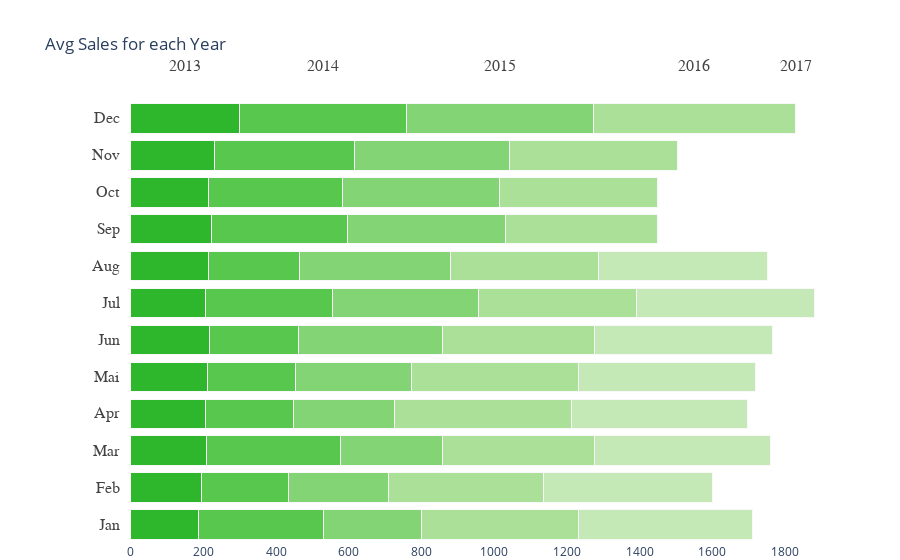

This figure's notebook cell:
### Markdown cell above
다양한 변수에 따라 변동하는 매출액에 대한 기초 이해





### month and year에 따른 매출변동

### Code cell
# data 
df_2013 = df_visualization[df_visualization['year']==2013][['month','sales']]
df_2013 = df_2013.groupby('month').agg({"sales" : "mean"}).reset_index().rename(columns={'sales':'s13'})
df_2014 = df_visualization[df_visualization['year']==2014][['month','sales']]
df_2014 = df_2014.groupby('month').agg({"sales" : "mean"}).reset_index().rename(columns={'sales':'s14'})
df_2015 = df_visualization[df_visualization['year']==2015][['month','sales']]
df_2015 = df_2015.groupby('month').agg({"sales" : "mean"}).reset_index().rename(columns={'sales':'s15'})
df_2016 = df_visualization[df_visualization['year']==2016][['month','sales']]
df_2016 = df_2016.groupby('month').agg({"sales" : "mean"}).reset_index().rename(columns={'sales':'s16'})
df_2017 = df_visualization[df_visualization['year']==2017][['month','sales']]
df_2017 = df_2017.groupby('month').agg({"sales" : "mean"}).reset_index()
df_2017_no = pd.DataFrame({'month': [9,10,11,12], 'sales':[0,0,0,0]})
df_2017 = df_2017.append(df_2017_no).rename(columns={'sales':'s17'})
df_year = df_2013.merge(df_2014,on='month').merge(df_2015,on='month').merge(df_2016,on='month').merge(df_2017,on='month')

# top levels
top_labels = ['2013', '2014', '2015', '2016', '2017']

colors = ['#2EB62C', '#57C84D',
          '#83D475', '#ABE098',
          '#C5E8B7']

# X axis value 
df_year = df_year[['s13','s14','s15','s16','s17']].replace(np.nan,0)
x_data = df_year.values

# y axis value (Month)
df_2013['month'] =['Jan','Feb','Mar','Apr','Mai','Jun','Jul','Aug','Sep','Oct','Nov','Dec']
y_data = df_2013['month'].tolist()

# create plotly figure
fig = go.Figure()
for i in range(0, len(x_data[0])):
    for xd, yd in zip(x_data, y_data):
        fig.add_trace(go.Bar(
            x=[xd[i]], y=[yd],
            orientation='h',
            marker=dict(
                color=colors[i],
                line=dict(color='rgb(248, 248, 249)', width=1)
            )
        ))

fig.update_layout(title='Avg Sales for each Year',
    xaxis=dict(showgrid=False, 
               zeroline=False, domain=[0.15, 1]),
    yaxis=dict(showgrid=False, showline=False,
               showticklabels=False, zeroline=False),
    barmode='stack',
    plot_bgcolor='#fff', 
    paper_bgcolor='#fff',
    margin=dict(l=0, r=50, t=100, b=10),
    showlegend=False, 
)

annotations = []
for yd, xd in zip(y_data, x_data):  
    # labeling the y-axis
    annotations.append(dict(xref='paper', yref='y',
                            x=0.14, y=yd,
                            xanchor='right',
                            text=str(yd),
                            font=dict(family='verdana', size=16,
                                      color='rgb(67, 67, 67)'),
                            showarrow=False, align='right'))
    
    # labeling the first Likert scale (on the top)
    if yd == y_data[-1]:
        annotations.append(dict(xref='x', yref='paper',
                                x=xd[0] / 2, y=1.1,
                                text=top_labels[0],
                                font=dict(family='verdana ', size=16,
                                          color='rgb(67, 67, 67)'),
                                showarrow=False))
        
    space = xd[0]
    for i in range(1, len(xd)):        
            # labeling the Likert scale
            if yd == y_data[-1]:
                annotations.append(dict(xref='x', yref='paper',
                                        x=space + (xd[i]/2), y=1.1,
                                        text=top_labels[i],
                                        font=dict(family='verdana ', size=16,
                                                  color='rgb(67, 67, 67)'),
                                        showarrow=False))
            space += xd[i]
            
fig.update_layout(
    annotations=annotations)
fig.show()

### Figure 1 — Plotly figure (JSON) as saved in the notebook; plotly's stock layout.template omitted (floating-point values rounded to 4 significant figures)
{"data": [{"marker": {"color": "#2EB62C", "line": {"color": "rgb(248, 248, 249)", "width": 1}}, "orientation": "h", "type": "bar", "x": [187.0], "y": ["Jan"]}, {"marker": {"color": "#2EB62C", "line": {"color": "rgb(248, 248, 249)", "width": 1}}, "orientation": "h", "type": "bar", "x": [193.6], "y": ["Feb"]}, {"marker": {"color": "#2EB62C", "line": {"color": "rgb(248, 248, 249)", "width": 1}}, "orientation": "h", "type": "bar", "x": [206.9], "y": ["Mar"]}, {"marker": {"color": "#2EB62C", "line": {"color": "rgb(248, 248, 249)", "width": 1}}, "orientation": "h", "type": "bar", "x": [205.6], "y": ["Apr"]}, {"marker": {"color": "#2EB62C", "line": {"color": "rgb(248, 248, 249)", "width": 1}}, "orientation": "h", "type": "bar", "x": [210.2], "y": ["Mai"]}, {"marker": {"color": "#2EB62C", "line": {"color": "rgb(248, 248, 249)", "width": 1}}, "orientation": "h", "type": "bar", "x": [215.7], "y": ["Jun"]}, {"marker": {"color": "#2EB62C", "line": {"color": "rgb(248, 248, 249)", "width": 1}}, "orientation": "h", "type": "bar", "x": [204.0], "y": ["Jul"]}, {"marker": {"color": "#2EB62C", "line": {"color": "rgb(248, 248, 249)", "width": 1}}, "orientation": "h", "type": "bar", "x": [212.5], "y": ["Aug"]}, {"marker": {"color": "#2EB62C", "line": {"color": "rgb(248, 248, 249)", "width": 1}}, "orientation": "h", "type": "bar", "x": [220.6], "y": ["Sep"]}, {"marker": {"color": "#2EB62C", "line": {"color": "rgb(248, 248, 249)", "width": 1}}, "orientation": "h", "type": "bar", "x": [213.2], "y": ["Oct"]}, {"marker": {"color": "#2EB62C", "line": {"color": "rgb(248, 248, 249)", "width": 1}}, "orientation": "h", "type": "bar", "x": [231.1], "y": ["Nov"]}, {"marker": {"color": "#2EB62C", "line": {"color": "rgb(248, 248, 249)", "width": 1}}, "orientation": "h", "type": "bar", "x": [298.7], "y": ["Dec"]}, {"marker": {"color": "#57C84D", "line": {"color": "rgb(248, 248, 249)", "width": 1}}, "orientation": "h", "type": "bar", "x": [342.3], "y": ["Jan"]}, {"marker": {"color": "#57C84D", "line": {"color": "rgb(248, 248, 249)", "width": 1}}, "orientation": "h", "type": "bar", "x": [241.3], "y": ["Feb"]}, {"marker": {"color": "#57C84D", "line": {"color": "rgb(248, 248, 249)", "width": 1}}, "orientation": "h", "type": "bar", "x": [368.7], "y": ["Mar"]}, {"marker": {"color": "#57C84D", "line": {"color": "rgb(248, 248, 249)", "width": 1}}, "orientation": "h", "type": "bar", "x": [240.6], "y": ["Apr"]}, {"marker": {"color": "#57C84D", "line": {"color": "rgb(248, 248, 249)", "width": 1}}, "orientation": "h", "type": "bar", "x": [242.2], "y": ["Mai"]}, {"marker": {"color": "#57C84D", "line": {"color": "rgb(248, 248, 249)", "width": 1}}, "orientation": "h", "type": "bar", "x": [244.6], "y": ["Jun"]}, {"marker": {"color": "#57C84D", "line": {"color": "rgb(248, 248, 249)", "width": 1}}, "orientation": "h", "type": "bar", "x": [350.8], "y": ["Jul"]}, {"marker": {"color": "#57C84D", "line": {"color": "rgb(248, 248, 249)", "width": 1}}, "orientation": "h", "type": "bar", "x": [251.4], "y": ["Aug"]}, {"marker": {"color": "#57C84D", "line": {"color": "rgb(248, 248, 249)", "width": 1}}, "orientation": "h", "type": "bar", "x": [374.5], "y": ["Sep"]}, {"marker": {"color": "#57C84D", "line": {"color": "rgb(248, 248, 249)", "width": 1}}, "orientation": "h", "type": "bar", "x": [369.2], "y": ["Oct"]}, {"marker": {"color": "#57C84D", "line": {"color": "rgb(248, 248, 249)", "width": 1}}, "orientation": "h", "type": "bar", "x": [384.1], "y": ["Nov"]}, {"marker": {"color": "#57C84D", "line": {"color": "rgb(248, 248, 249)", "width": 1}}, "orientation": "h", "type": "bar", "x": [459.8], "y": ["Dec"]}, {"marker": {"color": "#83D475", "line": {"color": "rgb(248, 248, 249)", "width": 1}}, "orientation": "h", "type": "bar", "x": [269.7], "y": ["Jan"]}, {"marker": {"color": "#83D475", "line": {"color": "rgb(248, 248, 249)", "width": 1}}, "orientation": "h", "type": "bar", "x": [275.4], "y": ["Feb"]}, {"marker": {"color": "#83D475", "line": {"color": "rgb(248, 248, 249)", "width": 1}}, "orientation": "h", "type": "bar", "x": [282.4], "y": ["Mar"]}, {"marker": {"color": "#83D475", "line": {"color": "rgb(248, 248, 249)", "width": 1}}, "orientation": "h", "type": "bar", "x": [279.7], "y": ["Apr"]}, {"marker": {"color": "#83D475", "line": {"color": "rgb(248, 248, 249)", "width": 1}}, "orientation": "h", "type": "bar", "x": [321.0], "y": ["Mai"]}, {"marker": {"color": "#83D475", "line": {"color": "rgb(248, 248, 249)", "width": 1}}, "orientation": "h", "type": "bar", "x": [397.2], "y": ["Jun"]}, {"marker": {"color": "#83D475", "line": {"color": "rgb(248, 248, 249)", "width": 1}}, "orientation": "h", "type": "bar", "x": [403.0], "y": ["Jul"]}, {"marker": {"color": "#83D475", "line": {"color": "rgb(248, 248, 249)", "width": 1}}, "orientation": "h", "type": "bar", "x": [415.7], "y": ["Aug"]}, {"marker": {"color": "#83D475", "line": {"color": "rgb(248, 248, 249)", "width": 1}}, "orientation": "h", "type": "bar", "x": [434.7], "y": ["Sep"]}, {"marker": {"color": "#83D475", "line": {"color": "rgb(248, 248, 249)", "width": 1}}, "orientation": "h", "type": "bar", "x": [432.2], "y": ["Oct"]}, {"marker": {"color": "#83D475", "line": {"color": "rgb(248, 248, 249)", "width": 1}}, "orientation": "h", "type": "bar", "x": [426.6], "y": ["Nov"]}, {"marker": {"color": "#83D475", "line": {"color": "rgb(248, 248, 249)", "width": 1}}, "orientation": "h", "type": "bar", "x": [513.8], "y": ["Dec"]}, {"marker": {"color": "#ABE098", "line": {"color": "rgb(248, 248, 249)", "width": 1}}, "orientation": "h", "type": "bar", "x": [434.1], "y": ["Jan"]}, {"marker": {"color": "#ABE098", "line": {"color": "rgb(248, 248, 249)", "width": 1}}, "orientation": "h", "type": "bar", "x": [424.7], "y": ["Feb"]}, {"marker": {"color": "#ABE098", "line": {"color": "rgb(248, 248, 249)", "width": 1}}, "orientation": "h", "type": "bar", "x": [418.7], "y": ["Mar"]}, {"marker": {"color": "#ABE098", "line": {"color": "rgb(248, 248, 249)", "width": 1}}, "orientation": "h", "type": "bar", "x": [488.1], "y": ["Apr"]}, {"marker": {"color": "#ABE098", "line": {"color": "rgb(248, 248, 249)", "width": 1}}, "orientation": "h", "type": "bar", "x": [457.7], "y": ["Mai"]}, {"marker": {"color": "#ABE098", "line": {"color": "rgb(248, 248, 249)", "width": 1}}, "orientation": "h", "type": "bar", "x": [419.6], "y": ["Jun"]}, {"marker": {"color": "#ABE098", "line": {"color": "rgb(248, 248, 249)", "width": 1}}, "orientation": "h", "type": "bar", "x": [432.6], "y": ["Jul"]}, {"marker": {"color": "#ABE098", "line": {"color": "rgb(248, 248, 249)", "width": 1}}, "orientation": "h", "type": "bar", "x": [406.4], "y": ["Aug"]}, {"marker": {"color": "#ABE098", "line": {"color": "rgb(248, 248, 249)", "width": 1}}, "orientation": "h", "type": "bar", "x": [419.3], "y": ["Sep"]}, {"marker": {"color": "#ABE098", "line": {"color": "rgb(248, 248, 249)", "width": 1}}, "orientation": "h", "type": "bar", "x": [435.0], "y": ["Oct"]}, {"marker": {"color": "#ABE098", "line": {"color": "rgb(248, 248, 249)", "width": 1}}, "orientation": "h", "type": "bar", "x": [462.9], "y": ["Nov"]}, {"marker": {"color": "#ABE098", "line": {"color": "rgb(248, 248, 249)", "width": 1}}, "orientation": "h", "type": "bar", "x": [557.1], "y": ["Dec"]}, {"marker": {"color": "#C5E8B7", "line": {"color": "rgb(248, 248, 249)", "width": 1}}, "orientation": "h", "type": "bar", "x": [476.6], "y": ["Jan"]}, {"marker": {"color": "#C5E8B7", "line": {"color": "rgb(248, 248, 249)", "width": 1}}, "orientation": "h", "type": "bar", "x": [466.0], "y": ["Feb"]}, {"marker": {"color": "#C5E8B7", "line": {"color": "rgb(248, 248, 249)", "width": 1}}, "orientation": "h", "type": "bar", "x": [483.4], "y": ["Mar"]}, {"marker": {"color": "#C5E8B7", "line": {"color": "rgb(248, 248, 249)", "width": 1}}, "orientation": "h", "type": "bar", "x": [482.2], "y": ["Apr"]}, {"marker": {"color": "#C5E8B7", "line": {"color": "rgb(248, 248, 249)", "width": 1}}, "orientation": "h", "type": "bar", "x": [487.2], "y": ["Mai"]}, {"marker": {"color": "#C5E8B7", "line": {"color": "rgb(248, 248, 249)", "width": 1}}, "orientation": "h", "type": "bar", "x": [488.7], "y": ["Jun"]}, {"marker": {"color": "#C5E8B7", "line": {"color": "rgb(248, 248, 249)", "width": 1}}, "orientation": "h", "type": "bar", "x": [489.9], "y": ["Jul"]}, {"marker": {"color": "#C5E8B7", "line": {"color": "rgb(248, 248, 249)", "width": 1}}, "orientation": "h", "type": "bar", "x": [465.1], "y": ["Aug"]}, {"marker": {"color": "#C5E8B7", "line": {"color": "rgb(248, 248, 249)", "width": 1}}, "orientation": "h", "type": "bar", "x": [0], "y": ["Sep"]}, {"marker": {"color": "#C5E8B7", "line": {"color": "rgb(248, 248, 249)", "width": 1}}, "orientation": "h", "type": "bar", "x": [0], "y": ["Oct"]}, {"marker": {"color": "#C5E8B7", "line": {"color": "rgb(248, 248, 249)", "width": 1}}, "orientation": "h", "type": "bar", "x": [0], "y": ["Nov"]}, {"marker": {"color": "#C5E8B7", "line": {"color": "rgb(248, 248, 249)", "width": 1}}, "orientation": "h", "type": "bar", "x": [0], "y": ["Dec"]}], "layout": {"annotations": [{"align": "right", "font": {"color": "rgb(67, 67, 67)", "family": "verdana", "size": 16}, "showarrow": false, "text": "Jan", "x": 0.14, "xanchor": "right", "xref": "paper", "y": "Jan", "yref": "y"}, {"align": "right", "font": {"color": "rgb(67, 67, 67)", "family": "verdana", "size": 16}, "showarrow": false, "text": "Feb", "x": 0.14, "xanchor": "right", "xref": "paper", "y": "Feb", "yref": "y"}, {"align": "right", "font": {"color": "rgb(67, 67, 67)", "family": "verdana", "size": 16}, "showarrow": false, "text": "Mar", "x": 0.14, "xanchor": "right", "xref": "paper", "y": "Mar", "yref": "y"}, {"align": "right", "font": {"color": "rgb(67, 67, 67)", "family": "verdana", "size": 16}, "showarrow": false, "text": "Apr", "x": 0.14, "xanchor": "right", "xref": "paper", "y": "Apr", "yref": "y"}, {"align": "right", "font": {"color": "rgb(67, 67, 67)", "family": "verdana", "size": 16}, "showarrow": false, "text": "Mai", "x": 0.14, "xanchor": "right", "xref": "paper", "y": "Mai", "yref": "y"}, {"align": "right", "font": {"color": "rgb(67, 67, 67)", "family": "verdana", "size": 16}, "showarrow": false, "text": "Jun", "x": 0.14, "xanchor": "right", "xref": "paper", "y": "Jun", "yref": "y"}, {"align": "right", "font": {"color": "rgb(67, 67, 67)", "family": "verdana", "size": 16}, "showarrow": false, "text": "Jul", "x": 0.14, "xanchor": "right", "xref": "paper", "y": "Jul", "yref": "y"}, {"align": "right", "font": {"color": "rgb(67, 67, 67)", "family": "verdana", "size": 16}, "showarrow": false, "text": "Aug", "x": 0.14, "xanchor": "right", "xref": "paper", "y": "Aug", "yref": "y"}, {"align": "right", "font": {"color": "rgb(67, 67, 67)", "family": "verdana", "size": 16}, "showarrow": false, "text": "Sep", "x": 0.14, "xanchor": "right", "xref": "paper", "y": "Sep", "yref": "y"}, {"align": "right", "font": {"color": "rgb(67, 67, 67)", "family": "verdana", "size": 16}, "showarrow": false, "text": "Oct", "x": 0.14, "xanchor": "right", "xref": "paper", "y": "Oct", "yref": "y"}, {"align": "right", "font": {"color": "rgb(67, 67, 67)", "family": "verdana", "size": 16}, "showarrow": false, "text": "Nov", "x": 0.14, "xanchor": "right", "xref": "paper", "y": "Nov", "yref": "y"}, {"align": "right", "font": {"color": "rgb(67, 67, 67)", "family": "verdana", "size": 16}, "showarrow": false, "text": "Dec", "x": 0.14, "xanchor": "right", "xref": "paper", "y": "Dec", "yref": "y"}, {"font": {"color": "rgb(67, 67, 67)", "family": "verdana ", "size": 16}, "showarrow": false, "text": "2013", "x": 149.3, "xref": "x", "y": 1.1, "yref": "paper"}, {"font": {"color": "rgb(67, 67, 67)", "family": "verdana ", "size": 16}, "showarrow": false, "text": "2014", "x": 528.6, "xref": "x", "y": 1.1, "yref": "paper"}, {"font": {"color": "rgb(67, 67, 67)", "family": "verdana ", "size": 16}, "showarrow": false, "text": "2015", "x": 1015.0, "xref": "x", "y": 1.1, "yref": "paper"}, {"font": {"color": "rgb(67, 67, 67)", "family": "verdana ", "size": 16}, "showarrow": false, "text": "2016", "x": 1551.0, "xref": "x", "y": 1.1, "yref": "paper"}, {"font": {"color": "rgb(67, 67, 67)", "family": "verdana ", "size": 16}, "showarrow": false, "text": "2017", "x": 1829.0, "xref": "x", "y": 1.1, "yref": "paper"}], "barmode": "stack", "margin": {"b": 10, "l": 0, "r": 50, "t": 100}, "paper_bgcolor": "#fff", "plot_bgcolor": "#fff", "showlegend": false, "title": {"text": "Avg Sales for each Year"}, "xaxis": {"domain": [0.15, 1], "showgrid": false, "zeroline": false}, "yaxis": {"showgrid": false, "showline": false, "showticklabels": false, "zeroline": false}}}
